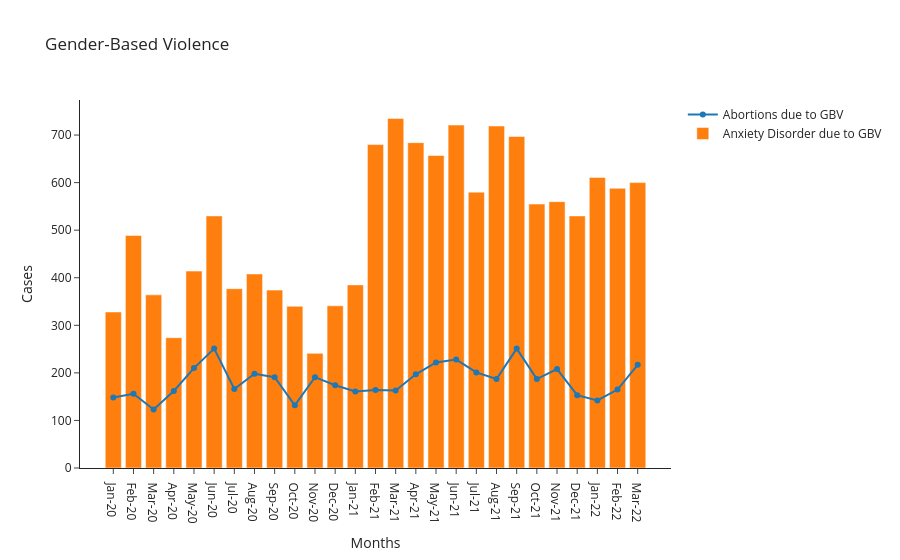

The code cell stored with this chart in its notebook:
### Markdown cell above
# Gender Based Violence  and Abortions

### Code cell
fig = go.Figure()
fig.add_trace(go.Scatter(x=CEHS_all_cap["periodname"], y=CEHS_all_cap["Abortions_due_to_GBV"],
                    mode='lines+markers',
                    name='Abortions due to GBV'))
fig.add_trace(go.Bar(x=CEHS_all_cap["periodname"], y=CEHS_all_cap["Anxiety_Disorder_due_to_gender_based_violence"],
                    name='Anxiety Disorder due to GBV'))

fig.update_layout(
    yaxis_title='Cases',
    xaxis_title='Months',
    title='Gender-Based Violence')
fig.layout.template = 'simple_white'
fig.show()

### Figure 1 — Plotly figure (JSON) as saved in the notebook; plotly's stock layout.template omitted (floating-point values rounded to 4 significant figures)
{"data": [{"mode": "lines+markers", "name": "Abortions due to GBV", "type": "scatter", "x": ["Jan-20", "Feb-20", "Mar-20", "Apr-20", "May-20", "Jun-20", "Jul-20", "Aug-20", "Sep-20", "Oct-20", "Nov-20", "Dec-20", "Jan-21", "Feb-21", "Mar-21", "Apr-21", "May-21", "Jun-21", "Jul-21", "Aug-21", "Sep-21", "Oct-21", "Nov-21", "Dec-21", "Jan-22", "Feb-22", "Mar-22"], "y": [148, 156, 123, 162, 210, 251, 166, 198, 191, 132, 191, 174, 161, 164, 163, 197, 222, 228, 201, 187, 251, 187, 208, 153, 142, 165, 217]}, {"name": "Anxiety Disorder due to GBV", "type": "bar", "x": ["Jan-20", "Feb-20", "Mar-20", "Apr-20", "May-20", "Jun-20", "Jul-20", "Aug-20", "Sep-20", "Oct-20", "Nov-20", "Dec-20", "Jan-21", "Feb-21", "Mar-21", "Apr-21", "May-21", "Jun-21", "Jul-21", "Aug-21", "Sep-21", "Oct-21", "Nov-21", "Dec-21", "Jan-22", "Feb-22", "Mar-22"], "y": [328, 489, 364, 274, 414, 530, 377, 408, 374, 340, 241, 341, 385, 680, 735, 684, 657, 721, 580, 719, 697, 555, 560, 530, 611, 588, 600]}], "layout": {"title": {"text": "Gender-Based Violence"}, "xaxis": {"title": {"text": "Months"}}, "yaxis": {"title": {"text": "Cases"}}}}
